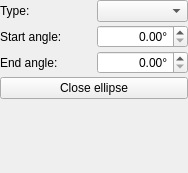
<?xml version="1.0" encoding="utf-8"?>
<ui version="4.0">
 <author>
    SPDX-FileCopyrightText: none
    SPDX-License-Identifier: GPL-3.0-or-later
  </author>
 <class>EllipseShapeConfigWidget</class>
 <widget class="QWidget" name="EllipseShapeConfigWidget">
  <property name="geometry">
   <rect>
    <x>0</x>
    <y>0</y>
    <width>188</width>
    <height>173</height>
   </rect>
  </property>
  <property name="windowTitle">
   <string>Ellipse Shape</string>
  </property>
  <layout class="QGridLayout">
   <property name="leftMargin">
    <number>0</number>
   </property>
   <property name="topMargin">
    <number>0</number>
   </property>
   <property name="rightMargin">
    <number>0</number>
   </property>
   <property name="bottomMargin">
    <number>0</number>
   </property>
   <property name="verticalSpacing">
    <number>3</number>
   </property>
   <item column="0" row="0">
    <widget class="QLabel" name="label_3">
     <property name="text">
      <string>Type:</string>
     </property>
    </widget>
   </item>
   <item column="1" row="0">
    <widget class="QComboBox" name="ellipseType"/>
   </item>
   <item column="0" row="1">
    <widget class="QLabel" name="label">
     <property name="text">
      <string>Start angle:</string>
     </property>
    </widget>
   </item>
   <item column="1" row="1">
    <widget class="KisDoubleParseSpinBox" name="startAngle">
     <property name="alignment">
      <set>Qt::AlignRight|Qt::AlignTrailing|Qt::AlignVCenter</set>
     </property>
     <property name="suffix">
      <string>°</string>
     </property>
    </widget>
   </item>
   <item column="0" row="2">
    <widget class="QLabel" name="label_2">
     <property name="text">
      <string>End angle:</string>
     </property>
    </widget>
   </item>
   <item column="1" row="2">
    <widget class="KisDoubleParseSpinBox" name="endAngle">
     <property name="alignment">
      <set>Qt::AlignRight|Qt::AlignTrailing|Qt::AlignVCenter</set>
     </property>
     <property name="suffix">
      <string>°</string>
     </property>
    </widget>
   </item>
   <item colspan="2" column="0" row="3">
    <widget class="QPushButton" name="closeEllipse">
     <property name="text">
      <string>Close ellipse</string>
     </property>
    </widget>
   </item>
   <item column="0" row="4">
    <spacer>
     <property name="orientation">
      <enum>Qt::Vertical</enum>
     </property>
     <property name="sizeHint" stdset="0">
      <size>
       <width>20</width>
       <height>6</height>
      </size>
     </property>
    </spacer>
   </item>
  </layout>
 </widget>
 <customwidgets>
  <customwidget>
   <class>KisDoubleParseSpinBox</class>
   <extends>QDoubleSpinBox</extends>
   <header>kis_double_parse_spin_box.h</header>
  </customwidget>
 </customwidgets>
 <resources/>
 <connections/>
</ui>
